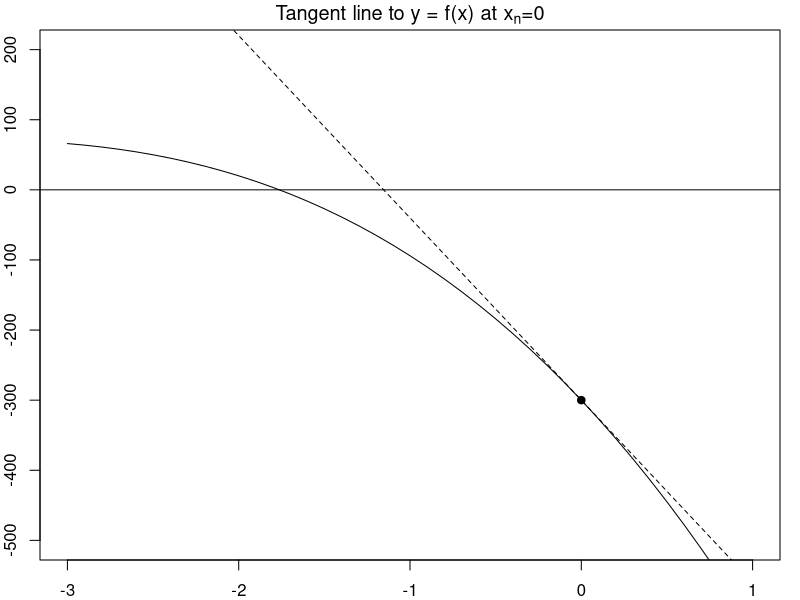
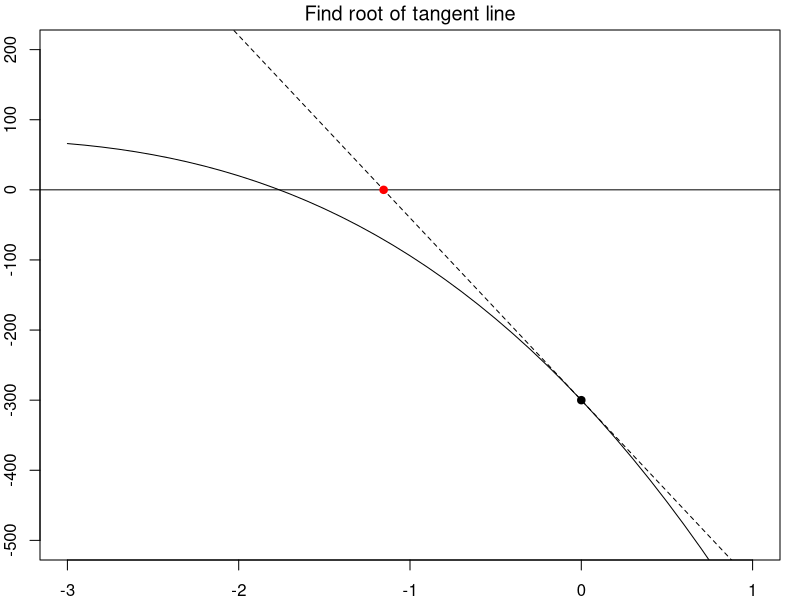
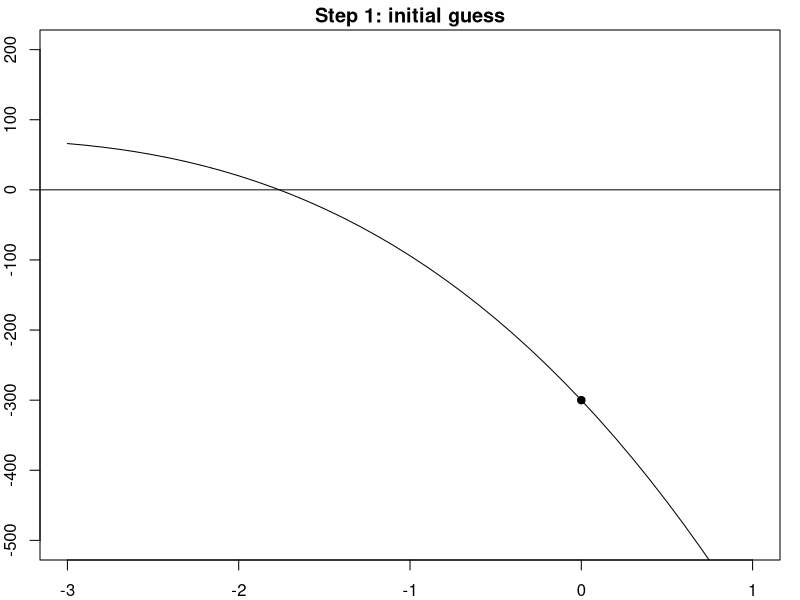
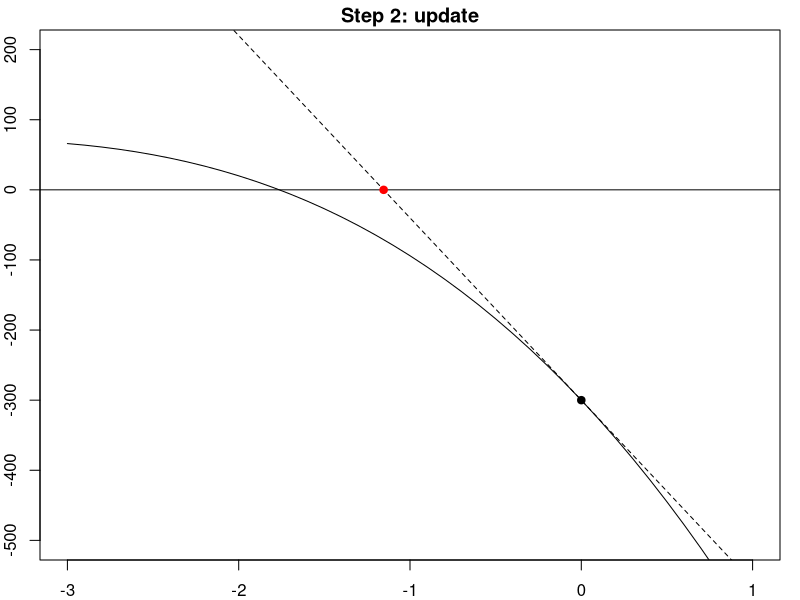
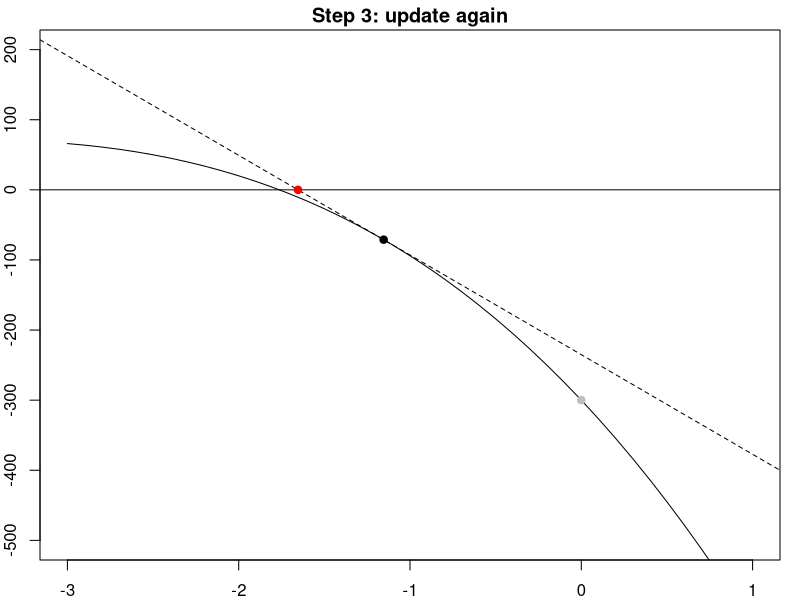
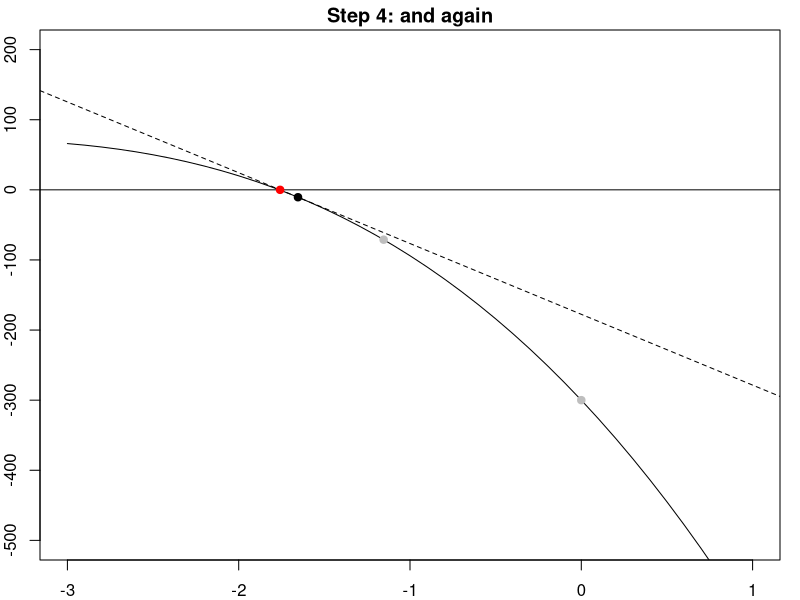
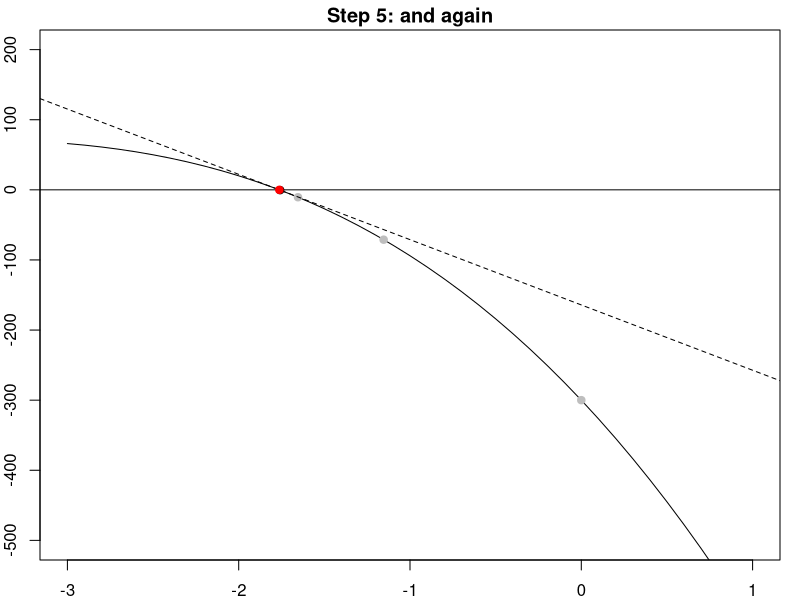

Write R code to recreate these figures, in order.
## ---- chunk 1
# set up data
x = seq(-3,1,by=.1)
f = function(x){
  100-(x+5)^4 + (x+10)^3
}

fd = function(x){
	-4*(x+5)^3+2*(x+10)^2
}
# plot f(x)
par(mar=c(2,2,1.5,1))
plot(x,fd(x),type='l',ylim=c(-500,200),ylab='f(x)', main = expression(paste('Tangent line to y = f(x) at ', x[n],'=0')))
# add x-axis
abline(h=0)
# highlight initial guess
x0 = 0
points(x0,fd(x0),pch=19)
# add tangent line
fd2 = function(x){
	-12*(x+5)^2+4*(x+10)
}
abline(a=fd(x0)-fd2(x0)*x0, b = fd2(x0),lty=2)
## ---- chunk 2
## plot curve
par(mar=c(2,2,1.5,1))
plot(x,fd(x),type='l', ylim=c(-500,200), ylab='f(x)', main = expression(paste('Find root of tangent line')))
## add x-axis
abline(h=0)
## highlight initial guess
x0 = 0
points(x0,fd(x0),pch=19)
## add tangent line
abline(a=fd(x0)-fd2(x0)*x0, b = fd2(x0),lty=2)
## highlight new guess
x1 = x0 - fd(x0)/fd2(x0)
points(x1,0,pch=19,col='red')
## ---- chunk 3
## step 1: initial guess
par(mar=c(2,2,1.5,1))
plot(x,fd(x),type='l',ylim=c(-500,200),ylab='f(x)',main = 'Step 1: initial guess')
abline(h=0)
x0 = 0
points(x0,fd(x0),pch=19)
fd2 = function(x){
	-12*(x+5)^2+4*(x+10)
}
## ---- chunk 4
## step 2: Update that guess according to $x_1 = x_0 - f(x_0)/f'(x_0)$
## plot curve
par(mar=c(2,2,1.5,1))
plot(x,fd(x),type='l', ylim=c(-500,200), ylab='f(x)', main = 'Step 2: update')
## add x-axis
abline(h=0)
## highlight initial guess
x0 = 0
points(x0,fd(x0),pch=19)
## add tangent line
abline(a=fd(x0)-fd2(x0)*x0, b = fd2(x0),lty=2)
## highlight new guess
x1 = x0 - fd(x0)/fd2(x0)
points(x1,0,pch=19,col='red')
## ---- chunk 5
## step 3: update again
par(mar=c(2,2,1.5,1))
plot(x,fd(x),type='l',ylim=c(-500,200),ylab='f(x)', main = 'Step 3: update again')
abline(h=0)
points(x0,fd(x0),pch=19,col='grey')

  xn1 = x1
  xn = xn1
	points(xn,fd(xn),pch=19)
	abline(a=fd(xn)-fd2(xn)*xn, b = fd2(xn),lty=2)
	xn1 = xn - fd(xn)/fd2(xn)
	points(xn1,0,pch=19,col='red')
## ---- chunk 6
## step 4: and again
par(mar=c(2,2,1.5,1))
plot(x,fd(x),type='l',ylim=c(-500,200),ylab='f(x)', main = 'Step 4: and again')
abline(h=0)
points(x0,fd(x0),pch=19,col='grey')
points(x1,fd(x1),pch=19,col='grey')

  x2 = xn1
  xn = xn1
  points(xn,fd(xn),pch=19)
	abline(a=fd(xn)-fd2(xn)*xn, b = fd2(xn),lty=2)
	xn1 = xn - fd(xn)/fd2(xn)
	points(xn1,0,pch=19,col='red')
## ---- chunk 7
## step 5: and again
par(mar=c(2,2,1.5,1))
plot(x,fd(x),type='l',ylim=c(-500,200),ylab='f(x)', main = 'Step 5: and again')
abline(h=0)
points(x0,fd(x0),pch=19,col='grey')
points(x1,fd(x1),pch=19,col='grey')
points(x2,fd(x2),pch=19,col='grey')
	
  x3 = xn1
  xn = xn1
  points(xn,fd(xn),pch=19)
  abline(a=fd(xn)-fd2(xn)*xn, b = fd2(xn),lty=2)
	xn1 = xn - fd(xn)/fd2(xn)
	points(xn1,0,pch=19,col='red')
	
